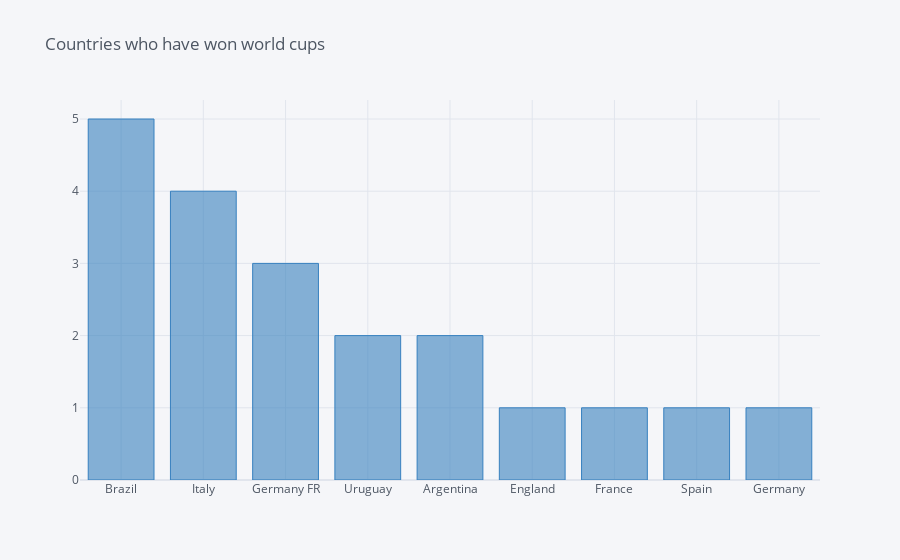

Notebook source saved alongside this figure:
### Code cell
# Tabular Representation of above mentioned data

# Correcting the plotting code
data_countries.iplot(kind='bar', title='Countries who have won world cups', colors='blue')
data_countries

### Figure 1 — Plotly figure (JSON) as saved in the notebook; plotly's stock layout.template omitted (floating-point values rounded to 4 significant figures)
{"data": [{"marker": {"color": "rgba(55, 128, 191, 0.6)", "line": {"color": "rgba(55, 128, 191, 1.0)", "width": 1}}, "name": "count", "orientation": "v", "text": "", "x": ["Brazil", "Italy", "Germany FR", "Uruguay", "Argentina", "England", "France", "Spain", "Germany"], "y": [5, 4, 3, 2, 2, 1, 1, 1, 1], "type": "bar"}], "layout": {"legend": {"bgcolor": "#F5F6F9", "font": {"color": "#4D5663"}}, "paper_bgcolor": "#F5F6F9", "plot_bgcolor": "#F5F6F9", "title": {"font": {"color": "#4D5663"}, "text": "Countries who have won world cups"}, "xaxis": {"gridcolor": "#E1E5ED", "showgrid": true, "tickfont": {"color": "#4D5663"}, "title": {"font": {"color": "#4D5663"}, "text": ""}, "zerolinecolor": "#E1E5ED"}, "yaxis": {"gridcolor": "#E1E5ED", "showgrid": true, "tickfont": {"color": "#4D5663"}, "title": {"font": {"color": "#4D5663"}, "text": ""}, "zerolinecolor": "#E1E5ED"}}}
